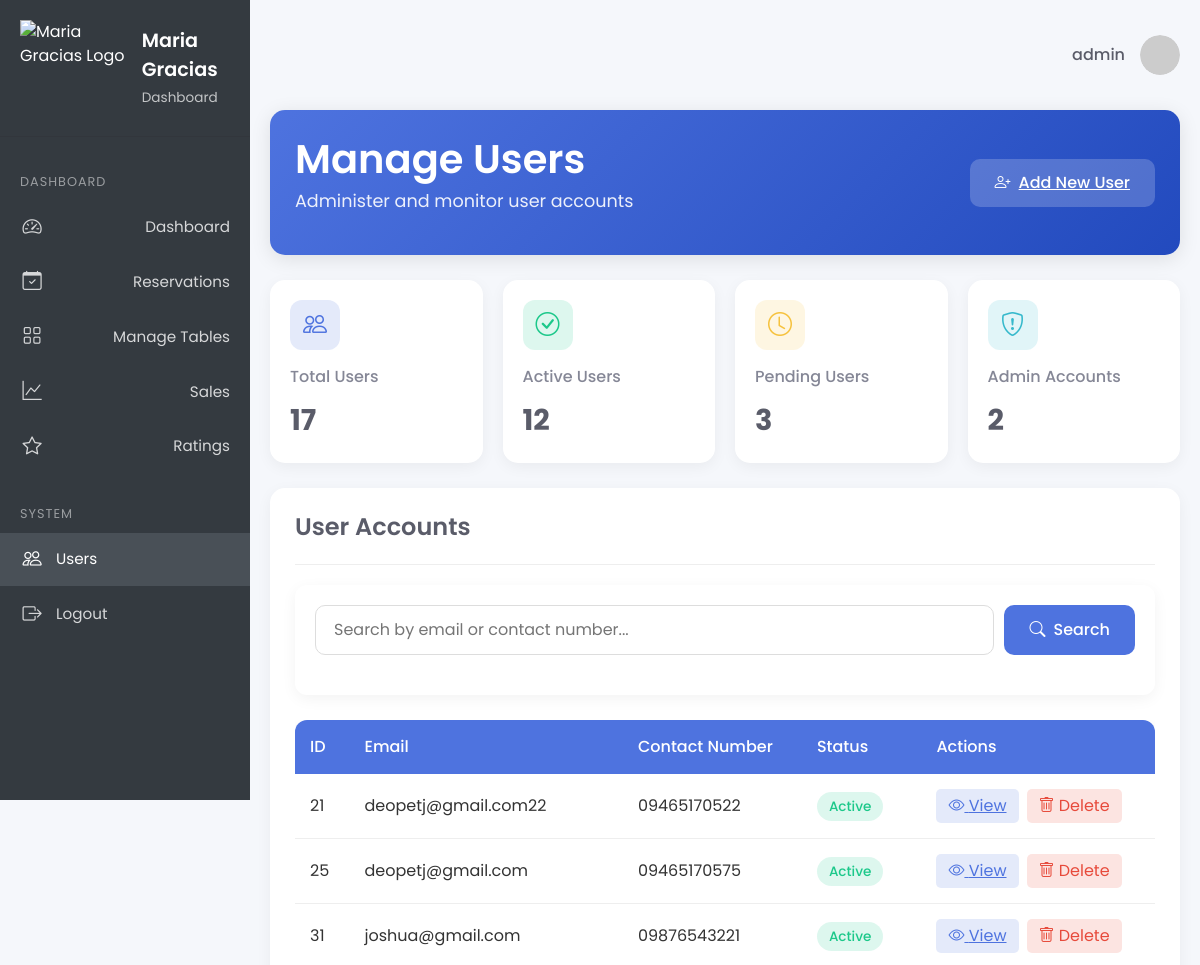
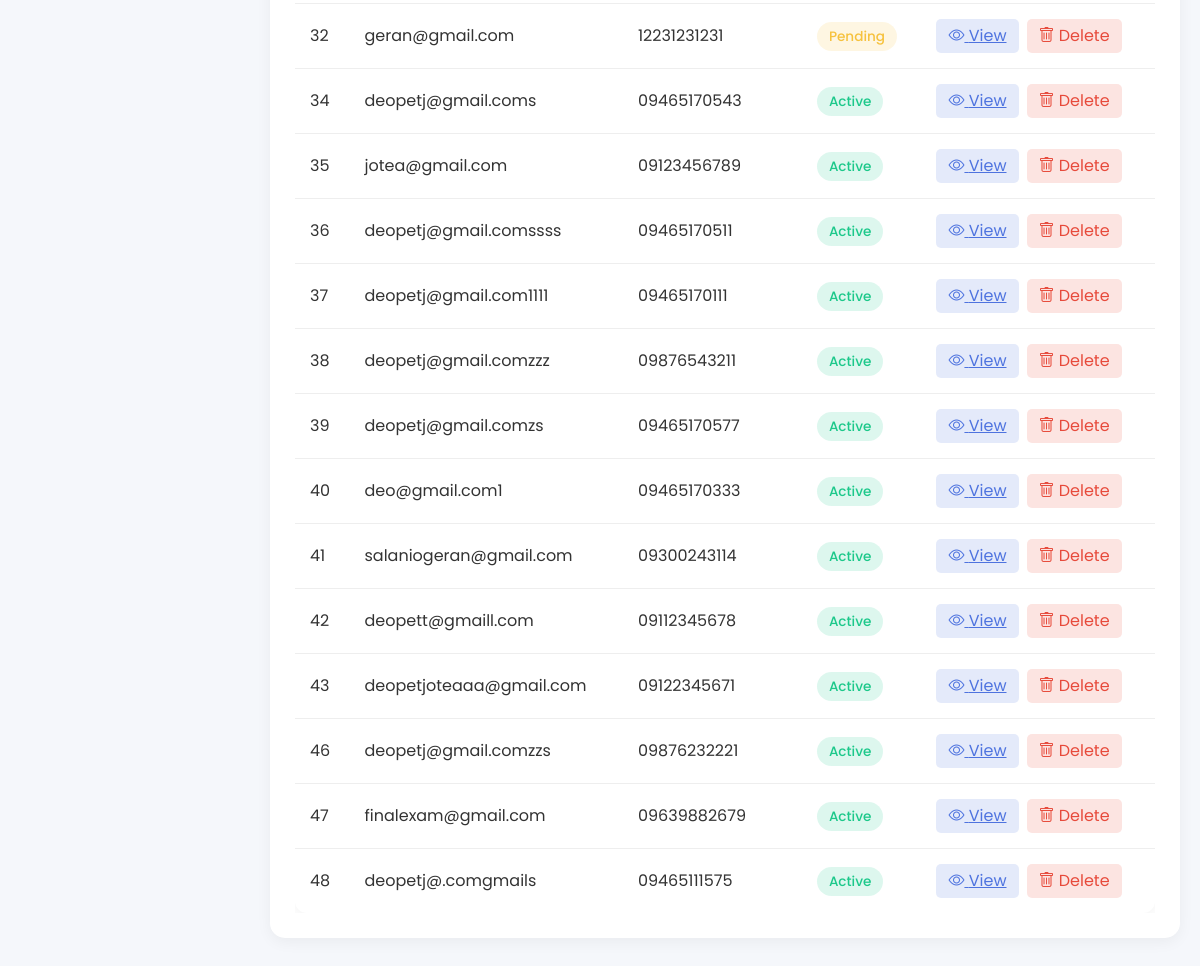
The app's page /admin1/manage_users.php (signed in) with its own data (2 pictures, top to bottom).
### tables this page shows
CREATE TABLE `users` (
  `id` int(255) NOT NULL,
  `name` varchar(255) NOT NULL,
  `cnum` varchar(20) NOT NULL,
  `username` varchar(255) NOT NULL,
  `password` varchar(255) NOT NULL,
  `role` enum('admin','user') NOT NULL DEFAULT 'user',
  `email` varchar(255) NOT NULL,
  `status` varchar(20) DEFAULT 'active'
);

### admin1/manage_users.php (the view, shortened to what this page needs)
<?php
include '../conn.php';
$user_id = $_SESSION['id'];
$stmt = $conn->prepare("SELECT username, email FROM users WHERE id = ?");
$stmt->bind_param("i", $user_id);
$stmt->execute();
$stmt->bind_result($username, $email);
$search = '';
$sql = "SELECT id, email, cnum, status FROM users WHERE role = 'user'";
$result = $conn->query($sql);
?>
<!DOCTYPE html>
<html lang="en">
<head>
    <link rel="stylesheet" href="https://cdn.jsdelivr.net/npm/bootstrap@5.3.0/dist/css/bootstrap.min.css">
    <link rel="stylesheet" href="https://cdn.jsdelivr.net/npm/bootstrap-icons/font/bootstrap-icons.css">
    <link rel="stylesheet" href="https://cdn.jsdelivr.net/npm/sweetalert2@11/dist/sweetalert2.min.css">
    <link rel="stylesheet" href="../css/manage_users.css">
</head>
<body>
    <aside class="sidebar">
        <div class="sidebar-start">
            <div class="sidebar-head">
                <a href="" class="logo-wrapper" title="Home">
                    <img src="../images/logo.png" alt="Maria Gracias Logo"
                         class="icon logo" aria-hidden="true"
                         style="height: 6.0em; width: auto; max-height: 100px;">
                    <div class="logo-text">
                        <span class="logo-title">Maria Gracias</span>
                        <span class="logo-subtitle">Dashboard</span>
                    </div>
                </a>
            </div>
            <div class="sidebar-body">
                <ul class="sidebar-body-menu">
                    <span class="system-menu__title">Dashboard</span>
                    <li>
                        <a class="show-cat-btn" href="index.php">
                            <span class="icon home" aria-hidden="true"><i class="bi bi-speedometer2"></i></span>
                            Dashboard
                        </a>
                    </li>
                    <li>
                        <a class="show-cat-btn" href="manage_reservation.php">
                            <span class="icon document" aria-hidden="true"><i class="bi bi-calendar-check"></i></span>Reservations
                        </a>
                    </li>
                    <li>
                        <a class="show-cat-btn" href="manage_tables.php">
                            <span class="icon folder" aria-hidden="true"><i class="bi bi-grid"></i></span> Manage Tables
                        </a>
                    </li>
                    <li>
                        <a class="show-cat-btn" href="sales.php">
                            <span class="icon paper" aria-hidden="true"><i class="bi bi-graph-up"></i></span>Sales
                        </a>
                    </li>
                    <li>
                    <a class="show-cat-btn" href="ratings.php">
                        <span class="icon paper" aria-hidden="true"><i class="bi bi-star"></i></span>Ratings
                    </a>
                </li>
                </ul>
                <span class="system-menu__title">system</span>
                <ul class="sidebar-body-menu">
                    <li>
                         <a href="manage_users.php" class="active"><span class="icon edit" aria-hidden="true"><i class="bi bi-people"></i></span>Users</a>
                    </li>
                    <li>
                      <a href="logout.php"><span class="icon logout" aria-hidden="true"><i class="bi bi-box-arrow-right"></i></span>Logout</a>
                    </li>
                </ul>
            </div>
        </div>
    </aside>
    <div class="main-content">
        <div class="top-nav">
            <div class="nav-user-wrapper">
                <a class="nav-link"><?php echo htmlspecialchars($email); ?></a>
                <button class="nav-user-btn">
                    <img src="https://ui-avatars.com/api/?name=<?php echo urlencode($email); ?>&background=random" class="nav-user-img" alt="<?php echo htmlspecialchars($username); ?>">
                </button>
            </div>
        </div>
        <div class="dashboard-header fade-in">
            <div class="d-flex justify-content-between align-items-center">
                <div>
                    <h1 class="dashboard-title">Manage Users</h1>
                    <p class="dashboard-subtitle">Administer and monitor user accounts</p>
                </div>
                <a href="add_user.php" class="action-btn">
                    <i class="bi bi-person-plus"></i>
                    Add New User
                </a>
            </div>
        </div>
        <div class="stats-grid fade-in delay-1">
            <div class="stat-card">
                <div class="stat-icon bg-primary-light">
                    <i class="bi bi-people"></i>
                </div>
                <div class="stat-title">Total Users</div>
                <div class="stat-value"><?= $result->num_rows ?></div>
            </div>
            <div class="stat-card">
                <div class="stat-icon bg-success-light">
                    <i class="bi bi-check-circle"></i>
                </div>
                <div class="stat-title">Active Users</div>
                <div class="stat-value"><?= $result->num_rows > 0 ? round($result->num_rows * 0.7) : 0 ?></div>
            </div>
            <div class="stat-card">
                <div class="stat-icon bg-warning-light">
                    <i class="bi bi-clock"></i>
                </div>
                <div class="stat-title">Pending Users</div>
                <div class="stat-value"><?= $result->num_rows > 0 ? round($result->num_rows * 0.2) : 0 ?></div>
            </div>
            <div class="stat-card">
                <div class="stat-icon bg-info-light">
                    <i class="bi bi-shield-exclamation"></i>
                </div>
                <div class="stat-title">Admin Accounts</div>
                <div class="stat-value">2</div>
            </div>
        </div>
        <div class="user-card fade-in delay-2">
            <div class="user-card-header">
                <h2 class="user-card-title">User Accounts</h2>
            </div>
            <div class="search-container fade-in delay-3">
                <form method="GET">
                    <div class="search-form">
                        <input type="text" name="search" class="search-input"
                               placeholder="Search by email or contact number..."
                               value="<?php echo htmlspecialchars($search) ?>">
                        <button type="submit" class="search-btn">
                            <i class="bi bi-search"></i> Search
                        </button>
                    </div>
                </form>
            </div>
            <?php if ($result->num_rows > 0) : ?>
                <div class="table-responsive fade-in delay-4">
                    <table class="user-table">
                        <thead>
                            <tr>
                                <th>ID</th>
                                <th>Email</th>
                                <th>Contact Number</th>
                                <th>Status</th>
                                <th>Actions</th>
                            </tr>
                        </thead>
                        <tbody>
                            <?php while ($row = $result->fetch_assoc()) { ?>
                                <tr>
                                    <td><?php echo substr($row['id'], 3); ?></td>
                                    <td><?php echo htmlspecialchars($row['email']); ?></td>
                                    <td><?php echo htmlspecialchars($row['cnum']); ?></td>
                                    <td>
                                        <?php
                                        $statusClass = 'status-active';
                                        if ($row['status'] == 'pending') {
                                            $statusClass = 'status-pending';
                                        } elseif ($row['status'] == 'inactive') {
                                            $statusClass = 'status-inactive';
                                        }
                                        ?>
                                        <span class="status-badge <?= $statusClass ?>">
                                            <?php echo ucfirst($row['status']); ?>
                                        </span>
                                    </td>
                                    <td class="action-buttons">
                                        <a href="view_user.php?id=<?php echo $row['id']; ?>" class="btn-view">
                                            <i class="bi bi-eye"></i> View
                                        </a>
                                        <form method="POST" class="d-inline">
                                            <button type="submit" class="btn-delete" onclick="return confirm('This will permanently delete the user and their reservations!')">
                                                <i class="bi bi-trash"></i> Delete
                                            </button>
                                        </form>
                                    </td>
                                </tr>
                            <?php } ?>
                        </tbody>
                    </table>
                </div>
            <?php endif; ?>
        </div>
    </div>
</body>
</html>

### records on screen
users: email "admin"
users: id "21", email "deopetj@gmail.com22", cnum "09465170522", status "Active"
users: id "25", email "deopetj@gmail.com", cnum "09465170575", status "Active"
users: id "31", email "joshua@gmail.com", cnum "09876543221", status "Active"
users: id "32", email "geran@gmail.com", cnum "12231231231", status "Pending"
users: id "34", email "deopetj@gmail.coms", cnum "09465170543", status "Active"
users: id "35", email "jotea@gmail.com", cnum "09123456789", status "Active"
users: id "36", email "deopetj@gmail.comssss", cnum "09465170511", status "Active"
users: id "37", email "deopetj@gmail.com1111", cnum "09465170111", status "Active"
users: id "38", email "deopetj@gmail.comzzz", cnum "09876543211", status "Active"
users: id "39", email "deopetj@gmail.comzs", cnum "09465170577", status "Active"
users: id "40", email "deo@gmail.com1", cnum "09465170333", status "Active"
users: id "41", email "salaniogeran@gmail.com", cnum "09300243114", status "Active"
users: id "42", email "deopett@gmaill.com", cnum "09112345678", status "Active"
users: id "43", email "deopetjoteaaa@gmail.com", cnum "09122345671", status "Active"
users: id "46", email "deopetj@gmail.comzzs", cnum "09876232221", status "Active"
users: id "47", email "finalexam@gmail.com", cnum "09639882679", status "Active"
users: id "48", email "deopetj@.comgmails", cnum "09465111575", status "Active"

### other values on screen
$result->num_rows "17"
$result->num_rows * 0.7 "12"
$result->num_rows * 0.2 "3"
